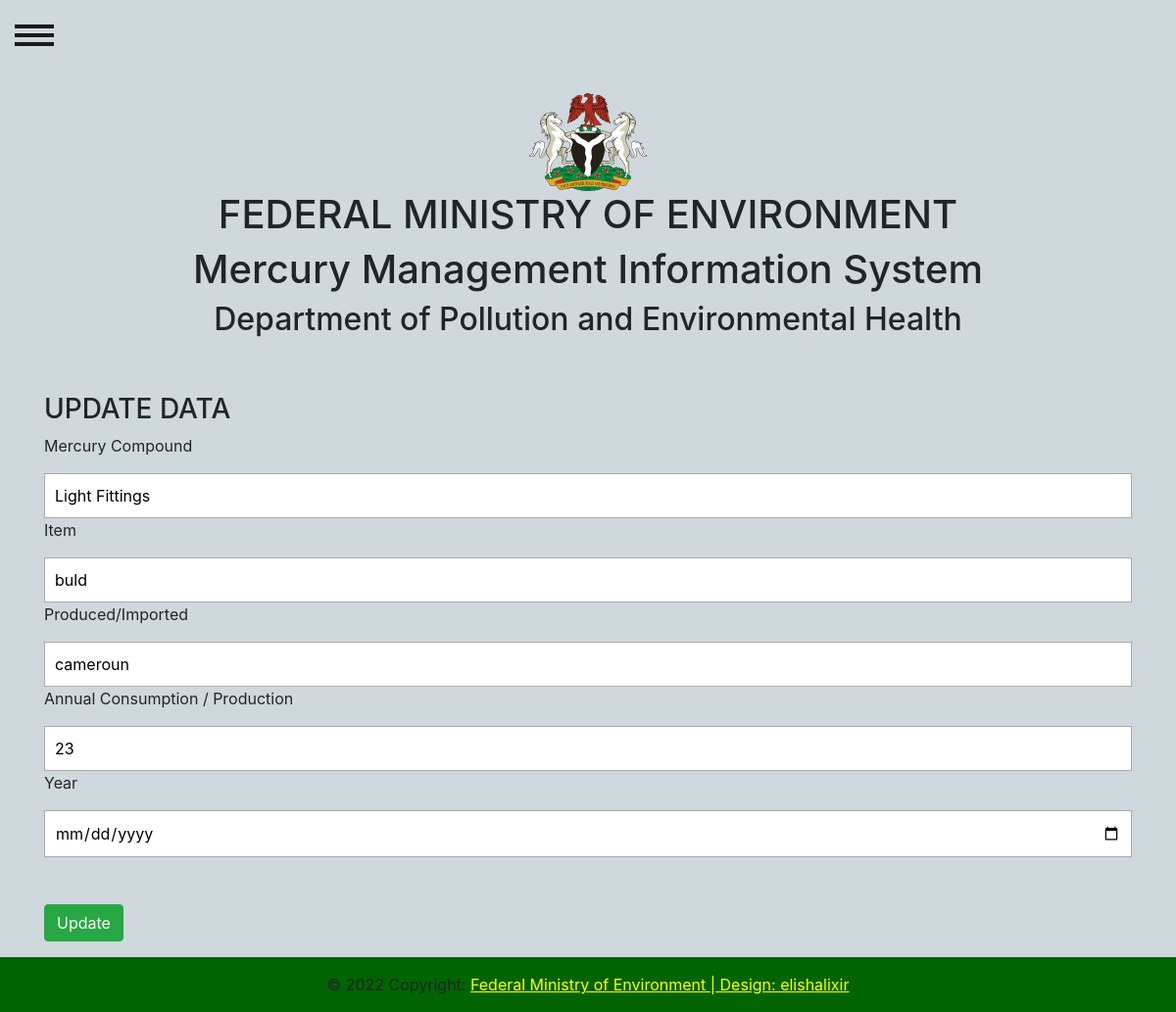
The page /map_edit/1 (signed in) on the database its author committed.
### mmis_app/models.py (models this page shows)
class MercuryAddedProducts(models.Model):
    mercury_compound_Choice = (
        ('Mercury Product', 'Mercury Product'),
        ('Commodity Chemical', 'Commodity Chemical'),
        ('Disposed Mercury Products', 'Disposed Mercury Products'),
        ('Thermometers', 'Thermometers'),
        ('Light Fittings', 'Light Fittings'),
        ('Cosmetics', 'Cosmetics'),
        ('Batteries', 'Batteries'),
        ('Paint', 'Paint'),
        ('Polyurethane', 'Polyurethane')
    )
    map_id = models.IntegerField(primary_key=True)
    mercury_compound = models.CharField(max_length=300, null=True, choices=mercury_compound_Choice, default='')
    item = models.CharField(max_length=250)
    imported = models.CharField(max_length=200)
    consumption_or_production = models.CharField(max_length=200)
    year = models.DateField(max_length=4)
    note = models.TextField()
    created_at = models.DateTimeField(auto_now_add=True)
    author = models.ForeignKey(User, on_delete=models.CASCADE, default=None)

### mmis_app/views.py (the view)
# urls.py: path('map_edit/<int:map_id>', views.map_edit, name='map_edit'),
@login_required(login_url='/login')
def map_edit(request, map_id):
    map = MercuryAddedProducts.objects.get(map_id=map_id)
    return render(request, "mmis_app/map/map_edit.html", {'map': map})

### templates/mmis_app/map/map_edit.html (shortened to what this page needs)
{% extends 'mmis_app/base2.html' %}
{% load crispy_forms_tags %}
{% block content %}
<div class="container mt-5">
<form action="/map_update/{{map.map_id}}" method="POST" autocomplete="off">
    <h3>UPDATE DATA</h3>
    <div>
        <p>Mercury Compound</p>
        <div>
            <input type="text" name="mercury_compound" value="{{map.mercury_compound}}" >
        </div>
    </div>
    <div>
        <p>Item</p>
        <div>
            <input type="text" name="item" value="{{map.item}}" >
        </div>
    </div>
    <div>
        <p>Produced/Imported</p>
        <div>
            <input type="text" name="imported" value="{{map.imported}}" >
        </div>
    </div>
    <div>
        <p>Annual Consumption / Production</p>
        <div>
            <input type="text" name="consumption_or_production" value="{{map.consumption_or_production}}" >
        </div>
    </div>
    <div>
        <p>Year</p>
        <div>
            <input type="date" name="year" value="{{map.year}}" >
        </div>
    </div>
<div class="mt-5">
    <button type="submit" class="btn btn-success btn-width" value="submit"> Update </button>
</div>
</form>
</div>
{%  endblock %}

### static/css/style.css (style rules this page uses)
* { box-sizing: border-box; }
body { background-color: #CFD8DC!important; }
input { padding: 10px; width: 100%; font-size: 17px; font-family: fontawesome; border: 1px solid #aaaaaa; }
button { background-color: #04AA6D; color: #ffffff; border: none; padding: 10px 20px; font-size: 17px; font-family: fontawesome; cursor: pointer; }
body, html { height: 100%; }

### rows shown on the page
MercuryAddedProducts: mercury_compound "Light Fittings", item "buld", imported "cameroun", consumption_or_production "23"
